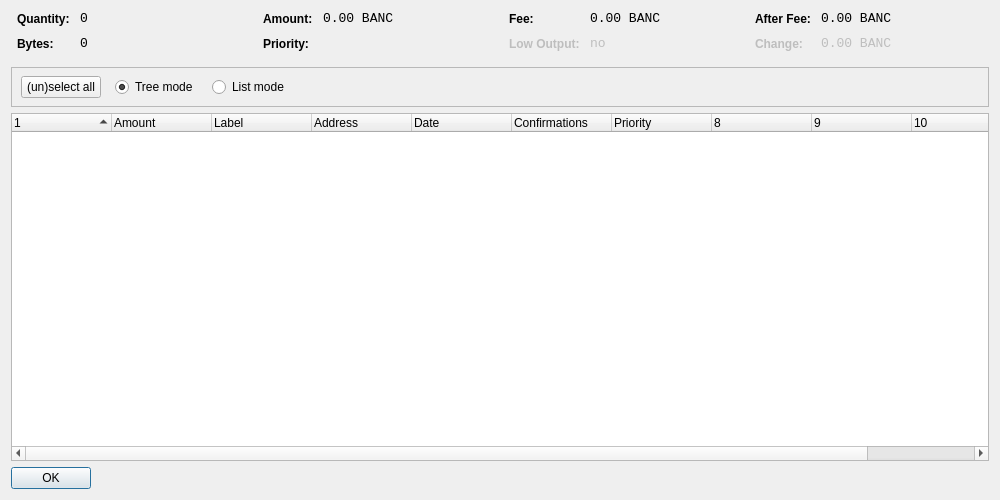
<?xml version="1.0" encoding="UTF-8"?>
<ui version="4.0">
 <class>CoinControlDialog</class>
 <widget class="QDialog" name="CoinControlDialog">
  <property name="geometry">
   <rect>
    <x>0</x>
    <y>0</y>
    <width>1000</width>
    <height>500</height>
   </rect>
  </property>
  <property name="windowTitle">
   <string>Coin Control</string>
  </property>
  <layout class="QVBoxLayout" name="verticalLayout">
   <item>
    <layout class="QHBoxLayout" name="horizontalLayoutTop" stretch="0,0,0,0">
     <property name="topMargin">
      <number>0</number>
     </property>
     <property name="bottomMargin">
      <number>10</number>
     </property>
     <item>
      <layout class="QFormLayout" name="formLayoutCoinControl1">
       <property name="horizontalSpacing">
        <number>10</number>
       </property>
       <property name="verticalSpacing">
        <number>10</number>
       </property>
       <property name="leftMargin">
        <number>6</number>
       </property>
       <property name="rightMargin">
        <number>6</number>
       </property>
       <item row="0" column="0">
        <widget class="QLabel" name="labelCoinControlQuantityText">
         <property name="styleSheet">
          <string notr="true">font-weight:bold;</string>
         </property>
         <property name="text">
          <string>Quantity:</string>
         </property>
        </widget>
       </item>
       <item row="0" column="1">
        <widget class="QLabel" name="labelCoinControlQuantity">
         <property name="font">
          <font>
           <family>Monospace</family>
           <pointsize>10</pointsize>
          </font>
         </property>
         <property name="cursor">
          <cursorShape>IBeamCursor</cursorShape>
         </property>
         <property name="contextMenuPolicy">
          <enum>Qt::ActionsContextMenu</enum>
         </property>
         <property name="text">
          <string notr="true">0</string>
         </property>
         <property name="textInteractionFlags">
          <set>Qt::LinksAccessibleByMouse|Qt::TextSelectableByKeyboard|Qt::TextSelectableByMouse</set>
         </property>
        </widget>
       </item>
       <item row="1" column="0">
        <widget class="QLabel" name="labelCoinControlBytesText">
         <property name="styleSheet">
          <string notr="true">font-weight:bold;</string>
         </property>
         <property name="text">
          <string>Bytes:</string>
         </property>
        </widget>
       </item>
       <item row="1" column="1">
        <widget class="QLabel" name="labelCoinControlBytes">
         <property name="font">
          <font>
           <family>Monospace</family>
           <pointsize>10</pointsize>
          </font>
         </property>
         <property name="cursor">
          <cursorShape>IBeamCursor</cursorShape>
         </property>
         <property name="contextMenuPolicy">
          <enum>Qt::ActionsContextMenu</enum>
         </property>
         <property name="text">
          <string notr="true">0</string>
         </property>
         <property name="textInteractionFlags">
          <set>Qt::LinksAccessibleByMouse|Qt::TextSelectableByKeyboard|Qt::TextSelectableByMouse</set>
         </property>
        </widget>
       </item>
      </layout>
     </item>
     <item>
      <layout class="QFormLayout" name="formLayoutCoinControl2">
       <property name="horizontalSpacing">
        <number>10</number>
       </property>
       <property name="verticalSpacing">
        <number>10</number>
       </property>
       <property name="leftMargin">
        <number>6</number>
       </property>
       <property name="rightMargin">
        <number>6</number>
       </property>
       <item row="0" column="0">
        <widget class="QLabel" name="labelCoinControlAmountText">
         <property name="styleSheet">
          <string notr="true">font-weight:bold;</string>
         </property>
         <property name="text">
          <string>Amount:</string>
         </property>
        </widget>
       </item>
       <item row="0" column="1">
        <widget class="QLabel" name="labelCoinControlAmount">
         <property name="font">
          <font>
           <family>Monospace</family>
           <pointsize>10</pointsize>
          </font>
         </property>
         <property name="cursor">
          <cursorShape>IBeamCursor</cursorShape>
         </property>
         <property name="contextMenuPolicy">
          <enum>Qt::ActionsContextMenu</enum>
         </property>
         <property name="text">
          <string notr="true">0.00 BANC</string>
         </property>
         <property name="textInteractionFlags">
          <set>Qt::LinksAccessibleByMouse|Qt::TextSelectableByKeyboard|Qt::TextSelectableByMouse</set>
         </property>
        </widget>
       </item>
       <item row="1" column="0">
        <widget class="QLabel" name="labelCoinControlPriorityText">
         <property name="styleSheet">
          <string notr="true">font-weight:bold;</string>
         </property>
         <property name="text">
          <string>Priority:</string>
         </property>
        </widget>
       </item>
       <item row="1" column="1">
        <widget class="QLabel" name="labelCoinControlPriority">
         <property name="font">
          <font>
           <family>Monospace</family>
           <pointsize>10</pointsize>
          </font>
         </property>
         <property name="cursor">
          <cursorShape>IBeamCursor</cursorShape>
         </property>
         <property name="contextMenuPolicy">
          <enum>Qt::ActionsContextMenu</enum>
         </property>
         <property name="text">
          <string/>
         </property>
         <property name="textInteractionFlags">
          <set>Qt::LinksAccessibleByMouse|Qt::TextSelectableByKeyboard|Qt::TextSelectableByMouse</set>
         </property>
        </widget>
       </item>
      </layout>
     </item>
     <item>
      <layout class="QFormLayout" name="formLayoutCoinControl3">
       <property name="horizontalSpacing">
        <number>10</number>
       </property>
       <property name="verticalSpacing">
        <number>10</number>
       </property>
       <property name="leftMargin">
        <number>6</number>
       </property>
       <property name="rightMargin">
        <number>6</number>
       </property>
       <item row="0" column="0">
        <widget class="QLabel" name="labelCoinControlFeeText">
         <property name="styleSheet">
          <string notr="true">font-weight:bold;</string>
         </property>
         <property name="text">
          <string>Fee:</string>
         </property>
        </widget>
       </item>
       <item row="0" column="1">
        <widget class="QLabel" name="labelCoinControlFee">
         <property name="font">
          <font>
           <family>Monospace</family>
           <pointsize>10</pointsize>
          </font>
         </property>
         <property name="cursor">
          <cursorShape>IBeamCursor</cursorShape>
         </property>
         <property name="contextMenuPolicy">
          <enum>Qt::ActionsContextMenu</enum>
         </property>
         <property name="text">
          <string notr="true">0.00 BANC</string>
         </property>
         <property name="textInteractionFlags">
          <set>Qt::LinksAccessibleByMouse|Qt::TextSelectableByKeyboard|Qt::TextSelectableByMouse</set>
         </property>
        </widget>
       </item>
       <item row="1" column="0">
        <widget class="QLabel" name="labelCoinControlLowOutputText">
         <property name="enabled">
          <bool>false</bool>
         </property>
         <property name="styleSheet">
          <string notr="true">font-weight:bold;</string>
         </property>
         <property name="text">
          <string>Low Output:</string>
         </property>
        </widget>
       </item>
       <item row="1" column="1">
        <widget class="QLabel" name="labelCoinControlLowOutput">
         <property name="enabled">
          <bool>false</bool>
         </property>
         <property name="font">
          <font>
           <family>Monospace</family>
           <pointsize>10</pointsize>
          </font>
         </property>
         <property name="cursor">
          <cursorShape>IBeamCursor</cursorShape>
         </property>
         <property name="contextMenuPolicy">
          <enum>Qt::ActionsContextMenu</enum>
         </property>
         <property name="text">
          <string notr="true">no</string>
         </property>
         <property name="textInteractionFlags">
          <set>Qt::LinksAccessibleByMouse|Qt::TextSelectableByKeyboard|Qt::TextSelectableByMouse</set>
         </property>
        </widget>
       </item>
      </layout>
     </item>
     <item>
      <layout class="QFormLayout" name="formLayoutCoinControl4">
       <property name="horizontalSpacing">
        <number>10</number>
       </property>
       <property name="verticalSpacing">
        <number>10</number>
       </property>
       <property name="leftMargin">
        <number>6</number>
       </property>
       <property name="rightMargin">
        <number>6</number>
       </property>
       <item row="0" column="0">
        <widget class="QLabel" name="labelCoinControlAfterFeeText">
         <property name="styleSheet">
          <string notr="true">font-weight:bold;</string>
         </property>
         <property name="text">
          <string>After Fee:</string>
         </property>
        </widget>
       </item>
       <item row="0" column="1">
        <widget class="QLabel" name="labelCoinControlAfterFee">
         <property name="font">
          <font>
           <family>Monospace</family>
           <pointsize>10</pointsize>
          </font>
         </property>
         <property name="cursor">
          <cursorShape>IBeamCursor</cursorShape>
         </property>
         <property name="contextMenuPolicy">
          <enum>Qt::ActionsContextMenu</enum>
         </property>
         <property name="text">
          <string notr="true">0.00 BANC</string>
         </property>
         <property name="textInteractionFlags">
          <set>Qt::LinksAccessibleByMouse|Qt::TextSelectableByKeyboard|Qt::TextSelectableByMouse</set>
         </property>
        </widget>
       </item>
       <item row="1" column="0">
        <widget class="QLabel" name="labelCoinControlChangeText">
         <property name="enabled">
          <bool>false</bool>
         </property>
         <property name="styleSheet">
          <string notr="true">font-weight:bold;</string>
         </property>
         <property name="text">
          <string>Change:</string>
         </property>
        </widget>
       </item>
       <item row="1" column="1">
        <widget class="QLabel" name="labelCoinControlChange">
         <property name="enabled">
          <bool>false</bool>
         </property>
         <property name="font">
          <font>
           <family>Monospace</family>
           <pointsize>10</pointsize>
          </font>
         </property>
         <property name="cursor">
          <cursorShape>IBeamCursor</cursorShape>
         </property>
         <property name="contextMenuPolicy">
          <enum>Qt::ActionsContextMenu</enum>
         </property>
         <property name="text">
          <string notr="true">0.00 BANC</string>
         </property>
         <property name="textInteractionFlags">
          <set>Qt::LinksAccessibleByMouse|Qt::TextSelectableByKeyboard|Qt::TextSelectableByMouse</set>
         </property>
        </widget>
       </item>
      </layout>
     </item>
    </layout>
   </item>
   <item>
    <widget class="QFrame" name="frame">
     <property name="minimumSize">
      <size>
       <width>0</width>
       <height>40</height>
      </size>
     </property>
     <property name="frameShape">
      <enum>QFrame::StyledPanel</enum>
     </property>
     <property name="frameShadow">
      <enum>QFrame::Sunken</enum>
     </property>
     <widget class="QWidget" name="horizontalLayoutWidget">
      <property name="geometry">
       <rect>
        <x>10</x>
        <y>0</y>
        <width>781</width>
        <height>41</height>
       </rect>
      </property>
      <layout class="QHBoxLayout" name="horizontalLayoutPanel" stretch="0,0,0,0,0">
       <property name="spacing">
        <number>14</number>
       </property>
       <item>
        <widget class="QPushButton" name="pushButtonSelectAll">
         <property name="sizePolicy">
          <sizepolicy hsizetype="Maximum" vsizetype="Fixed">
           <horstretch>0</horstretch>
           <verstretch>0</verstretch>
          </sizepolicy>
         </property>
         <property name="text">
          <string>(un)select all</string>
         </property>
        </widget>
       </item>
       <item>
        <widget class="QRadioButton" name="radioTreeMode">
         <property name="sizePolicy">
          <sizepolicy hsizetype="Maximum" vsizetype="Fixed">
           <horstretch>0</horstretch>
           <verstretch>0</verstretch>
          </sizepolicy>
         </property>
         <property name="text">
          <string>Tree mode</string>
         </property>
         <property name="checked">
          <bool>true</bool>
         </property>
        </widget>
       </item>
       <item>
        <widget class="QRadioButton" name="radioListMode">
         <property name="sizePolicy">
          <sizepolicy hsizetype="Maximum" vsizetype="Fixed">
           <horstretch>0</horstretch>
           <verstretch>0</verstretch>
          </sizepolicy>
         </property>
         <property name="text">
          <string>List mode</string>
         </property>
        </widget>
       </item>
       <item>
        <spacer name="horizontalSpacer">
         <property name="orientation">
          <enum>Qt::Horizontal</enum>
         </property>
         <property name="sizeHint" stdset="0">
          <size>
           <width>40</width>
           <height>20</height>
          </size>
         </property>
        </spacer>
       </item>
      </layout>
     </widget>
    </widget>
   </item>
   <item>
    <widget class="CoinControlTreeWidget" name="treeWidget">
     <property name="contextMenuPolicy">
      <enum>Qt::CustomContextMenu</enum>
     </property>
     <property name="sortingEnabled">
      <bool>false</bool>
     </property>
     <property name="columnCount">
      <number>11</number>
     </property>
     <attribute name="headerShowSortIndicator" stdset="0">
      <bool>true</bool>
     </attribute>
     <attribute name="headerStretchLastSection">
      <bool>false</bool>
     </attribute>
     <column>
      <property name="text">
       <string/>
      </property>
     </column>
     <column>
      <property name="text">
       <string>Amount</string>
      </property>
     </column>
     <column>
      <property name="text">
       <string>Label</string>
      </property>
     </column>
     <column>
      <property name="text">
       <string>Address</string>
      </property>
     </column>
     <column>
      <property name="text">
       <string>Date</string>
      </property>
     </column>
     <column>
      <property name="text">
       <string>Confirmations</string>
      </property>
      <property name="toolTip">
       <string>Confirmed</string>
      </property>
     </column>
     <column>
      <property name="text">
       <string>Priority</string>
      </property>
     </column>
     <column>
      <property name="text">
       <string/>
      </property>
     </column>
     <column>
      <property name="text">
       <string/>
      </property>
     </column>
     <column>
      <property name="text">
       <string/>
      </property>
     </column>
     <column>
      <property name="text">
       <string/>
      </property>
     </column>
    </widget>
   </item>
   <item>
    <widget class="QDialogButtonBox" name="buttonBox">
     <property name="sizePolicy">
      <sizepolicy hsizetype="Maximum" vsizetype="Fixed">
       <horstretch>0</horstretch>
       <verstretch>0</verstretch>
      </sizepolicy>
     </property>
     <property name="orientation">
      <enum>Qt::Horizontal</enum>
     </property>
     <property name="standardButtons">
      <set>QDialogButtonBox::Ok</set>
     </property>
    </widget>
   </item>
  </layout>
 </widget>
 <customwidgets>
  <customwidget>
   <class>CoinControlTreeWidget</class>
   <extends>QTreeWidget</extends>
   <header>coincontroltreewidget.h</header>
  </customwidget>
 </customwidgets>
 <resources/>
 <connections/>
</ui>
